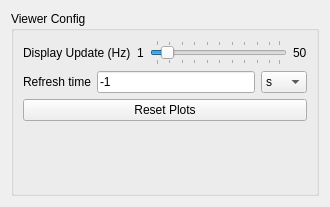
<?xml version="1.0" encoding="UTF-8"?>
<ui version="4.0">
 <class>Form</class>
 <widget class="QWidget" name="Form">
  <property name="geometry">
   <rect>
    <x>0</x>
    <y>0</y>
    <width>330</width>
    <height>207</height>
   </rect>
  </property>
  <property name="windowTitle">
   <string>Form</string>
  </property>
  <layout class="QVBoxLayout" name="verticalLayout_2">
   <item>
    <widget class="QGroupBox" name="groupBox">
     <property name="title">
      <string>Viewer Config</string>
     </property>
     <layout class="QVBoxLayout" name="verticalLayout">
      <item>
       <layout class="QHBoxLayout" name="horizontalLayout_2">
        <item>
         <widget class="QLabel" name="label">
          <property name="text">
           <string>Display Update (Hz)</string>
          </property>
         </widget>
        </item>
        <item>
         <widget class="QLabel" name="label_2">
          <property name="text">
           <string>1</string>
          </property>
         </widget>
        </item>
        <item>
         <widget class="QSlider" name="display_rate">
          <property name="minimum">
           <number>1</number>
          </property>
          <property name="maximum">
           <number>50</number>
          </property>
          <property name="value">
           <number>5</number>
          </property>
          <property name="orientation">
           <enum>Qt::Horizontal</enum>
          </property>
          <property name="invertedAppearance">
           <bool>false</bool>
          </property>
          <property name="tickPosition">
           <enum>QSlider::TicksBothSides</enum>
          </property>
          <property name="tickInterval">
           <number>5</number>
          </property>
         </widget>
        </item>
        <item>
         <widget class="QLabel" name="label_3">
          <property name="text">
           <string>50</string>
          </property>
         </widget>
        </item>
       </layout>
      </item>
      <item>
       <layout class="QHBoxLayout" name="horizontalLayout_3">
        <item>
         <widget class="QLabel" name="label_16">
          <property name="text">
           <string>Refresh time</string>
          </property>
         </widget>
        </item>
        <item>
         <widget class="QLineEdit" name="frame_time">
          <property name="inputMask">
           <string/>
          </property>
          <property name="text">
           <string>-1</string>
          </property>
         </widget>
        </item>
        <item>
         <widget class="QComboBox" name="time_multi">
          <property name="sizePolicy">
           <sizepolicy hsizetype="Fixed" vsizetype="Fixed">
            <horstretch>0</horstretch>
            <verstretch>0</verstretch>
           </sizepolicy>
          </property>
          <property name="maximumSize">
           <size>
            <width>70</width>
            <height>16777215</height>
           </size>
          </property>
          <property name="iconSize">
           <size>
            <width>16</width>
            <height>16</height>
           </size>
          </property>
          <item>
           <property name="text">
            <string>s</string>
           </property>
          </item>
          <item>
           <property name="text">
            <string>ms</string>
           </property>
          </item>
         </widget>
        </item>
       </layout>
      </item>
      <item>
       <widget class="QPushButton" name="reset_plots">
        <property name="text">
         <string>Reset Plots</string>
        </property>
       </widget>
      </item>
      <item>
       <spacer name="verticalSpacer">
        <property name="orientation">
         <enum>Qt::Vertical</enum>
        </property>
        <property name="sizeHint" stdset="0">
         <size>
          <width>20</width>
          <height>40</height>
         </size>
        </property>
       </spacer>
      </item>
     </layout>
    </widget>
   </item>
  </layout>
 </widget>
 <resources/>
 <connections/>
</ui>
